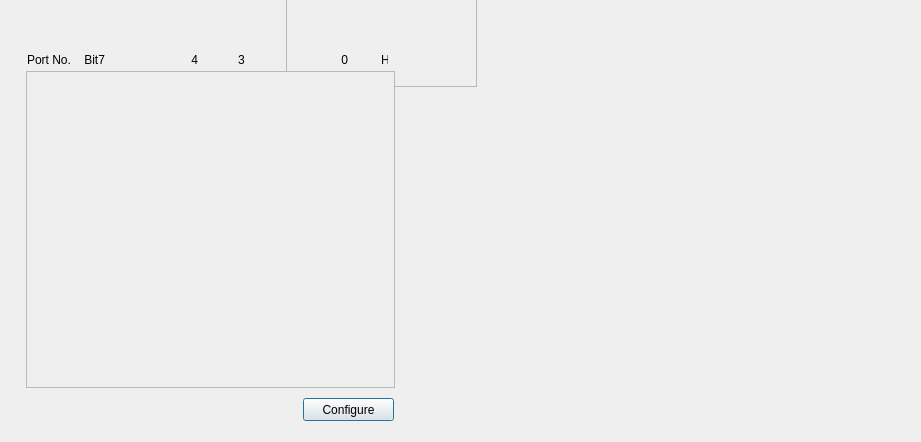
<?xml version="1.0" encoding="UTF-8"?>
<ui version="4.0">
 <class>StaticDIClass</class>
 <widget class="QDialog" name="StaticDIClass">
  <property name="geometry">
   <rect>
    <x>0</x>
    <y>0</y>
    <width>921</width>
    <height>442</height>
   </rect>
  </property>
  <property name="minimumSize">
   <size>
    <width>470</width>
    <height>432</height>
   </size>
  </property>
  <property name="windowTitle">
   <string>Static DI</string>
  </property>
  <widget class="QFrame" name="background">
   <property name="geometry">
    <rect>
     <x>286</x>
     <y>-4</y>
     <width>191</width>
     <height>91</height>
    </rect>
   </property>
   <property name="minimumSize">
    <size>
     <width>191</width>
     <height>91</height>
    </size>
   </property>
   <property name="autoFillBackground">
    <bool>false</bool>
   </property>
   <property name="styleSheet">
    <string notr="true">QFrame#background{background-image:url(:/StaticDI/Resources/Background.png)}</string>
   </property>
   <property name="frameShape">
    <enum>QFrame::StyledPanel</enum>
   </property>
   <property name="frameShadow">
    <enum>QFrame::Raised</enum>
   </property>
  </widget>
  <widget class="QPushButton" name="btnConfig">
   <property name="geometry">
    <rect>
     <x>303</x>
     <y>398</y>
     <width>91</width>
     <height>23</height>
    </rect>
   </property>
   <property name="minimumSize">
    <size>
     <width>75</width>
     <height>23</height>
    </size>
   </property>
   <property name="text">
    <string>Configure</string>
   </property>
  </widget>
  <widget class="QLabel" name="label">
   <property name="geometry">
    <rect>
     <x>27</x>
     <y>52</y>
     <width>361</width>
     <height>16</height>
    </rect>
   </property>
   <property name="minimumSize">
    <size>
     <width>361</width>
     <height>16</height>
    </size>
   </property>
   <property name="maximumSize">
    <size>
     <width>361</width>
     <height>16</height>
    </size>
   </property>
   <property name="text">
    <string>Port No.    Bit7                          4            3                             0          Hex</string>
   </property>
  </widget>
  <widget class="QScrollArea" name="scrollArea">
   <property name="geometry">
    <rect>
     <x>26</x>
     <y>71</y>
     <width>369</width>
     <height>317</height>
    </rect>
   </property>
   <property name="minimumSize">
    <size>
     <width>369</width>
     <height>317</height>
    </size>
   </property>
   <property name="maximumSize">
    <size>
     <width>369</width>
     <height>317</height>
    </size>
   </property>
   <property name="sizeIncrement">
    <size>
     <width>369</width>
     <height>317</height>
    </size>
   </property>
   <property name="horizontalScrollBarPolicy">
    <enum>Qt::ScrollBarAlwaysOff</enum>
   </property>
   <property name="widgetResizable">
    <bool>false</bool>
   </property>
   <widget class="QWidget" name="scrollAreaWidgetContents">
    <property name="geometry">
     <rect>
      <x>0</x>
      <y>0</y>
      <width>341</width>
      <height>0</height>
     </rect>
    </property>
    <property name="minimumSize">
     <size>
      <width>341</width>
      <height>0</height>
     </size>
    </property>
   </widget>
  </widget>
  <widget class="QCustomPlot" name="OutputdataShow" native="true">
   <property name="geometry">
    <rect>
     <x>450</x>
     <y>80</y>
     <width>441</width>
     <height>291</height>
    </rect>
   </property>
  </widget>
 </widget>
 <customwidgets>
  <customwidget>
   <class>QCustomPlot</class>
   <extends>QWidget</extends>
   <header location="global">qcustomplot.h</header>
   <container>1</container>
  </customwidget>
 </customwidgets>
 <resources/>
 <connections/>
</ui>
